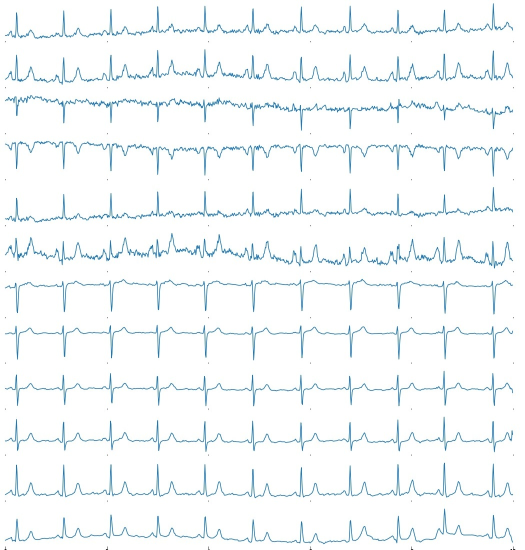
#> input picture Cropped Image.jpg, 1050 x 1100 px (shown at 1/2 size)
$ python 3.py
#> lines starting #> are read from the running program, lines starting #| are printed output that depends on the picture
import cv2
import numpy as np
import PIL
from PIL import Image
import uuid


print("----------------start-------------------------")
img = cv2.imread('Cropped Image.jpg')
#> img is the input picture: shape (1100, 1050, 3); mean B, G, R 249.7, 248.5, 244.7
height = img.shape[0]
#> height = 1100
width = img.shape[1]
#> width = 1050


# Cut the image in half
first = 366

s1 = img[:, :first]
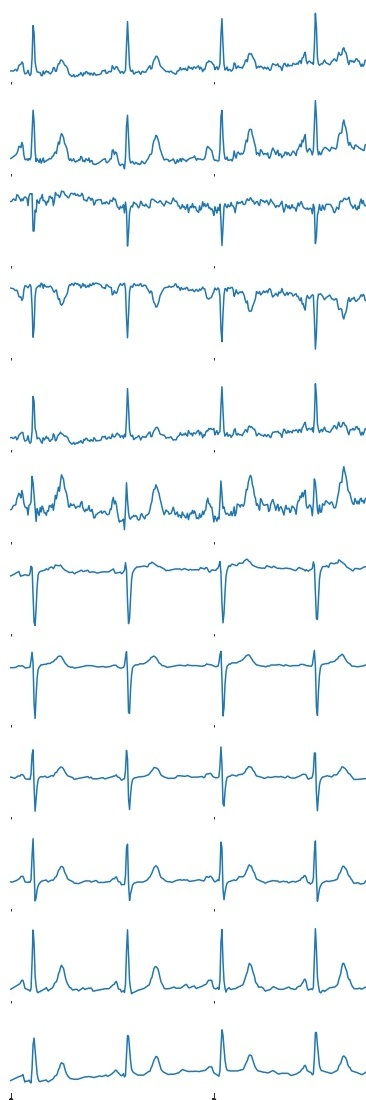
#> s1: shape (1100, 366, 3); mean B, G, R 249.6, 248.3, 244.5
cv2.imwrite("vertical/h1.jpg", s1)

firstcutimg = cv2.imread('vertical/h1.jpg')
height = firstcutimg.shape[0]
width = firstcutimg.shape[1]
#> width = 366

# Cut the image in height
height_cutoff = height // 12
#> height_cutoff = 91
secondfirst = height_cutoff + height_cutoff
#> secondfirst = 182
thirdfirst  = secondfirst  + height_cutoff
#> thirdfirst = 273
fourfirst = thirdfirst  + height_cutoff
#> fourfirst = 364
fivefirst = fourfirst  + height_cutoff
#> fivefirst = 455
sixfirst = fivefirst  + height_cutoff
#> sixfirst = 546
sevenfirst = sixfirst  + height_cutoff
#> sevenfirst = 637
eightfirst = sevenfirst  + height_cutoff
#> eightfirst = 728
ninefirst = eightfirst  + height_cutoff
#> ninefirst = 819
tenfirst = ninefirst  + height_cutoff
#> tenfirst = 910
elevenfirst = tenfirst  + height_cutoff
#> elevenfirst = 1001
twelvefirst = elevenfirst  + height_cutoff
#> twelvefirst = 1092


s1 = firstcutimg[:height_cutoff, :]
#> s1: shape (91, 366, 3)
s2 = firstcutimg[height_cutoff:secondfirst, :]
s3 = firstcutimg[secondfirst:thirdfirst, :]
s4 = firstcutimg[thirdfirst:fourfirst, :]
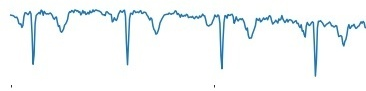
#> s4: shape (91, 366, 3); mean B, G, R 248.6, 247.6, 243.3
s5 = firstcutimg[fourfirst:fivefirst, :]
s6 = firstcutimg[fivefirst:sixfirst, :]
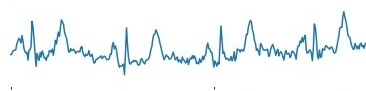
#> s6: shape (91, 366, 3); mean B, G, R 247.5, 246, 240.9
s7 = firstcutimg[sixfirst:sevenfirst, :]
s8 = firstcutimg[sevenfirst:eightfirst, :]
s9 = firstcutimg[eightfirst:ninefirst, :]
s10 = firstcutimg[ninefirst:tenfirst, :]
s11 = firstcutimg[tenfirst:elevenfirst, :]
s12 = firstcutimg[elevenfirst:twelvefirst, :]
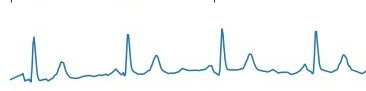
#> s12: shape (91, 366, 3); mean B, G, R 250, 249.5, 246.4

cv2.imwrite("horizontal/h1layer1.jpg", s1)
cv2.imwrite("horizontal/h1layer2.jpg", s2)
cv2.imwrite("horizontal/h1layer3.jpg", s3)
cv2.imwrite("horizontal/h1layer4.jpg", s4)
cv2.imwrite("horizontal/h1layer5.jpg", s5)
cv2.imwrite("horizontal/h1layer6.jpg", s6)
cv2.imwrite("horizontal/h1layer7.jpg", s7)
cv2.imwrite("horizontal/h1layer8.jpg", s8)
cv2.imwrite("horizontal/h1layer9.jpg", s9)
cv2.imwrite("horizontal/h1layer10.jpg", s10)
cv2.imwrite("horizontal/h1layer11.jpg", s11)
cv2.imwrite("horizontal/h1layer12.jpg", s12)


# namefiles = ["horizontal/h1layer1.jpg","horizontal/h1layer2.jpg","horizontal/h1layer3.jpg","horizontal/h1layer4.jpg","horizontal/h1layer5.jpg","horizontal/h1layer6.jpg","horizontal/h1layer7.jpg","horizontal/h1layer8.jpg","horizontal/h1layer9.jpg","horizontal/h1layer10.jpg","horizontal/h1layer11.jpg","horizontal/h1layer12.jpg"]


img1 = cv2.imread('horizontal/h1layer1.jpg')
img2 = cv2.imread('horizontal/h1layer2.jpg')
img3 = cv2.imread('horizontal/h1layer3.jpg')
img4 = cv2.imread('horizontal/h1layer4.jpg')
img5 = cv2.imread('horizontal/h1layer5.jpg')
img6 = cv2.imread('horizontal/h1layer6.jpg')
img7 = cv2.imread('horizontal/h1layer7.jpg')
img8 = cv2.imread('horizontal/h1layer8.jpg')
img9 = cv2.imread('horizontal/h1layer9.jpg')
img10 = cv2.imread('horizontal/h1layer10.jpg')
img11 = cv2.imread('horizontal/h1layer11.jpg')
img12 = cv2.imread('horizontal/h1layer12.jpg')


im_h1 = cv2.hconcat([img1, img4,img7,img10])
im_h2 = cv2.hconcat([img2, img5,img8,img11])
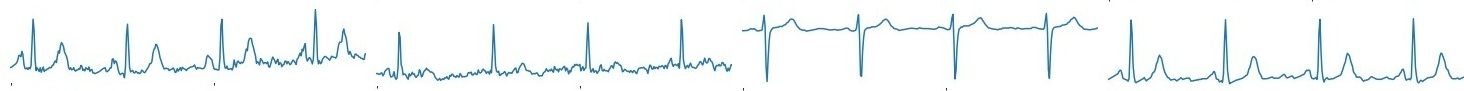
#> im_h2: shape (91, 1464, 3); mean B, G, R 248.7, 248, 244.1
im_h3 = cv2.hconcat([img3, img6,img9,img12])
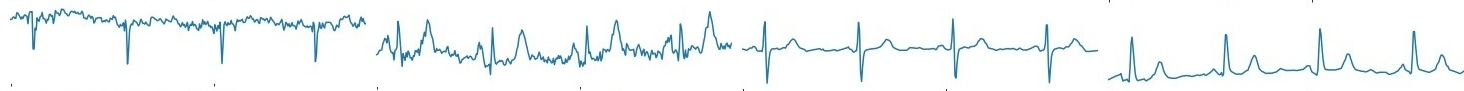
#> im_h3: shape (91, 1464, 3); mean B, G, R 248.7, 248, 244.1

cv2.imwrite("final/0.png", im_h1)
cv2.imwrite("final/1.png", im_h2)
cv2.imwrite("final/2.png", im_h3)


##vertical concatenates

img1 = cv2.imread('final/0.png')
img2 = cv2.imread('final/1.png')
img3 = cv2.imread('final/2.png')

im_h = cv2.vconcat([img1, img2,img3])
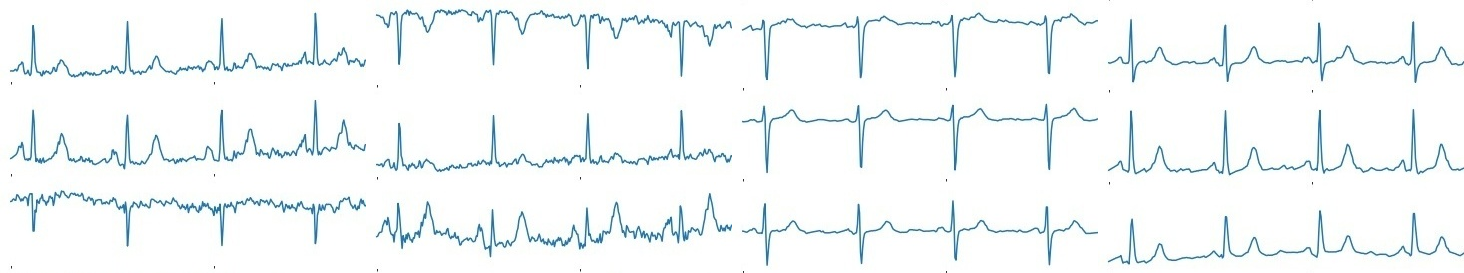
#> im_h: shape (273, 1464, 3); mean B, G, R 248.8, 248.1, 244.3
cv2.imwrite("final/man_image.jpeg", im_h)


print("----------------end-------------------------")
